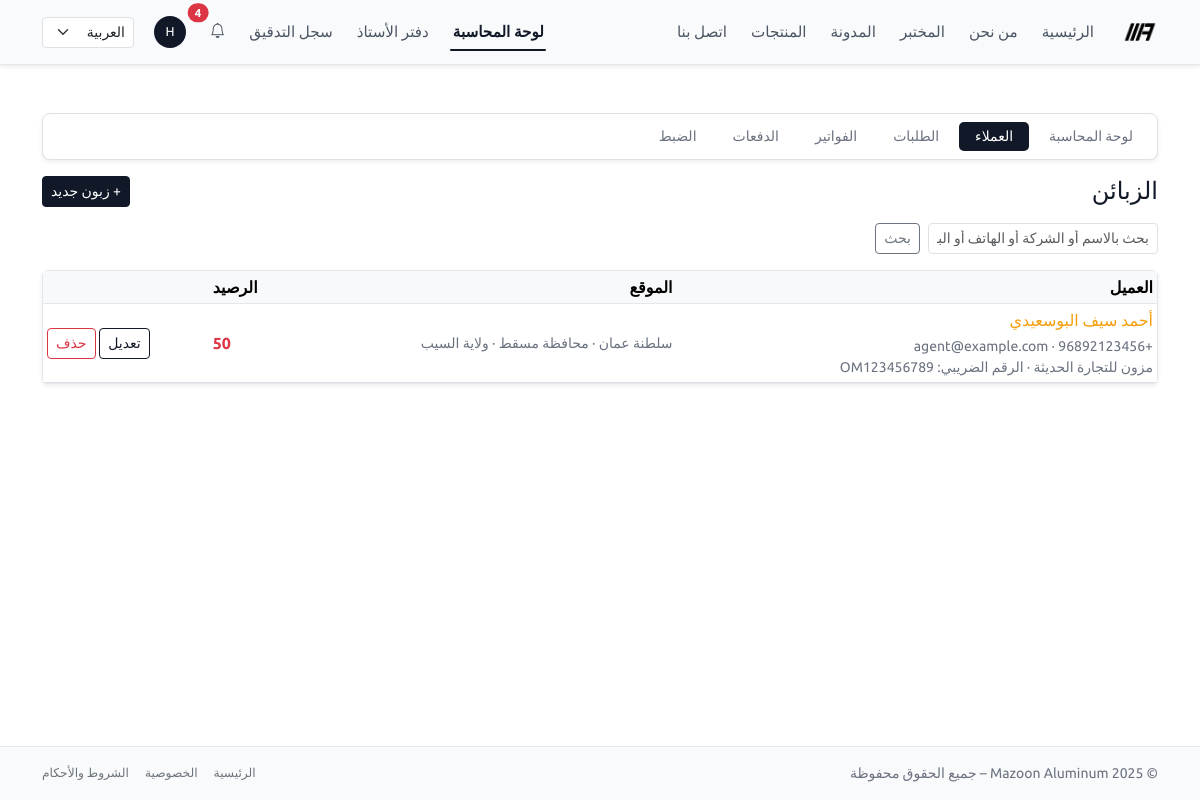
Before: /ar/accounting/customers/ (signed in) with the older database file.
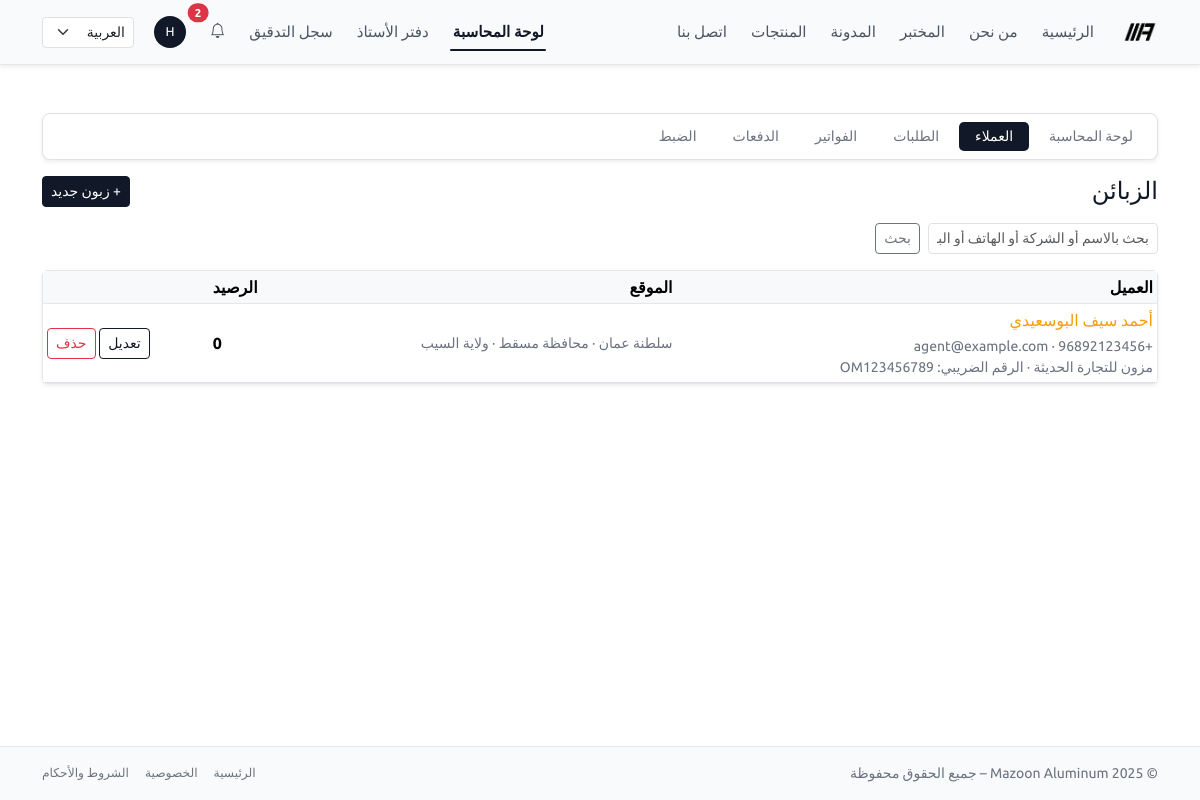
After: the same page with the newer database file.
### accounting/models.py (models this page shows, shortened)
class Customer(models.Model):
    user = models.OneToOneField(
        settings.AUTH_USER_MODEL,
        on_delete=models.SET_NULL,
        null=True,
        blank=True,
        related_name="customer_profile",
        help_text="Optional: link to a Django user for customer access.",
    )
    name = models.CharField(max_length=255)
    phone = models.CharField(max_length=50, blank=True)
    email = models.EmailField(blank=True)
    company_name = models.CharField(max_length=255, blank=True)
    tax_number = models.CharField(
        max_length=50,
        blank=True,
        help_text="Optional: VAT / Tax ID if applicable.",
    )
    country = models.CharField(
        max_length=255,
        blank=True,
        help_text="Country name (translatable).",
    )
    governorate = models.CharField(
        max_length=255,
        blank=True,
        help_text="Governorate / محافظة (translatable).",
    )
    wilaya = models.CharField(
        max_length=255,
        blank=True,
        help_text="Wilaya / ولاية (translatable).",
    )
    village = models.CharField(
        max_length=255,
        blank=True,
        help_text="Village / قرية (translatable).",
    )
    postal_code = models.CharField(
        max_length=20,
        blank=True,
        help_text="Postal code / الرمز البريدي (translatable if needed).",
    )
    po_box = models.CharField(
        max_length=20,
        blank=True,
        help_text="P.O. Box / صندوق البريد (translatable if needed).",
    )
    address = models.TextField(blank=True)
    created_at = models.DateTimeField(auto_now_add=True)
    class Meta:
        ordering = ("name", "id")
    @property
    def total_invoiced(self) -> Decimal:
        total = self.invoices.aggregate(s=Sum("total_amount")).get("s")
        return total or Decimal("0")
    @property
    def total_paid(self) -> Decimal:
        total = self.payments.aggregate(s=Sum("amount")).get("s")
        return total or Decimal("0")
    @property
    def balance(self) -> Decimal:
        return self.total_invoiced - self.total_paid

### accounting/views.py (the view, shortened to what this page needs)
# urls.py: path("customers/",views.CustomerListView.as_view(),name="customer_list",),
@method_decorator(accounting_staff_required, name="dispatch")
class CustomerListView(AccountingSectionMixin, ListView):
    section = "customers"
    model = Customer
    template_name = "accounting/customer/list.html"
    context_object_name = "customers"
    paginate_by = 20
    def get_queryset(self):
        qs = super().get_queryset()
        q = self.request.GET.get("q", "").strip()
        return qs

### accounting/views.py (called while the page is built)
def is_accounting_staff(user):
    return (
        user.is_authenticated
        and user.is_active
        and user.groups.filter(name="accounting_staff").exists()
    )

    def get_context_data(self, **kwargs):
        ctx = super().get_context_data(**kwargs)
        ctx["accounting_section"] = self.section
        return ctx

### core/context_processors/notifications.py (called while the page is built)
def notifications_context(request):
    user = request.user
    if not user.is_authenticated:
        return {}
    base_qs = Notification.objects.for_user(user)
    unread_count = base_qs.unread().count()
    recent_notifications = list(
        base_qs.select_related("target_content_type")[:10]
    )
    return {
        "notif_unread_count": unread_count,
        "notif_recent": recent_notifications,
        "notif_has_unread": unread_count > 0,
    }

### core/models/notifications.py (called while the page is built)
    def visible(self):
        return self.filter(is_deleted=False)

    def for_user(self, user):
        return self.visible().filter(recipient=user)

    def unread(self):
        return self.filter(is_read=False)

### templates/accounting/customer/list.html (shortened to what this page needs)
{% extends "base.html" %}
{% load i18n %}
{% block content %}
<div class="py-4">
  {% include "accounting/_nav.html" %}
  <div class="d-flex flex-wrap justify-content-between align-items-center mb-3 gap-2">
    <h1 class="h4 mb-0 text-mazoon">
      {% trans "الزبائن" %}
    </h1>
    <a href="{% url 'accounting:customer_create' %}" class="btn btn-primary btn-sm">
      {% trans "+ زبون جديد" %}
    </a>
  </div>
  <form method="get" class="row g-2 mb-3 align-items-center position-relative" autocomplete="off">
    <div class="col-auto position-relative">
      <input type="text"
             id="customer-search-input"
             name="q"
             class="form-control form-control-sm"
             placeholder="{% trans 'بحث بالاسم أو الشركة أو الهاتف أو البريد' %}"
             value="{{ request.GET.q|default:'' }}">
    </div>
    <div class="col-auto">
      <button type="submit" class="btn btn-outline-secondary btn-sm">
        {% trans "بحث" %}
      </button>
    </div>
  </form>
  <div class="card border-0 shadow-sm">
    <div class="table-responsive">
      <table class="table table-hover table-sm mb-0 align-middle">
        <thead class="table-light">
          <tr>
            <th>{% trans "العميل" %}</th>
            <th>{% trans "الموقع" %}</th>
            <th class="text-end">{% trans "الرصيد" %}</th>
            <th class="text-end"></th>
          </tr>
        </thead>
        <tbody>
          {% for c in customers %}
            <tr>
              <td>
                <div class="fw-semibold mb-1">
                  <a href="{% url 'accounting:customer_detail' pk=c.pk %}">
                    {{ c.name }}
                  </a>
                </div>
                <div class="small text-muted">
                  {% if c.email %}
                    {% if c.phone %} · {% endif %}
                    {{ c.email }}
                  {% endif %}
                </div>
                <div class="small text-muted">
                  {% if c.company_name %}
                    {{ c.company_name }}
                  {% endif %}
                  {% if c.tax_number %}
                    {% if c.company_name %} · {% endif %}
                    {% trans "الرقم الضريبي" %}: {{ c.tax_number }}
                  {% endif %}
                </div>
              </td>
              <td class="small text-muted">
                {% if c.country %}{{ c.country }}{% else %}-{% endif %}
                {% if c.governorate %} · {{ c.governorate }}{% endif %}
                {% if c.wilaya %} · {{ c.wilaya }}{% endif %}
              </td>
              <td class="text-end">
                <span class="fw-semibold
                             {% if c.balance > 0 %}text-danger
                             {% elif c.balance < 0 %}text-success
                             {% endif %}">
                  {{ c.balance }}
                </span>
              </td>
              <td class="text-end">
                <a href="{% url 'accounting:customer_edit' pk=c.pk %}"
                   class="btn btn-sm btn-outline-primary">
                  {% trans "تعديل" %}
                </a>
                <a href="{% url 'accounting:customer_delete' pk=c.pk %}"
                   class="btn btn-sm btn-outline-danger">
                  {% trans "حذف" %}
                </a>
              </td>
            </tr>
          {% empty %}
            <tr>
              <td colspan="4" class="text-center text-muted py-3">
                {% trans "لا يوجد زبائن حاليًا." %}
              </td>
            </tr>
          {% endfor %}
        </tbody>
      </table>
    </div>
  </div>
</div>
{% endblock %}

Changed rows visible on the page:
changed Customer "أحمد سيف البوسعيدي": balance "50" → "0"
Other visible differences:
{{ notif_unread_count }}: "4" → "2"
